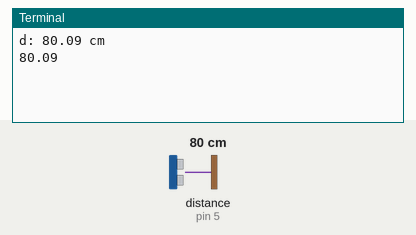
Bench run of a program on a simulated Raspberry Pi (header pin numbers). Shown: the last lines printed to the terminal. Inputs (shaded band) come from the test bench; at power-on: distance to the obstacle (sensor on pin 5) 80 cm. The echo pulse lasts 58.3 µs per cm; web requests get an empty 200 reply after 0.4 s; the clock reads 2024-03-15 10:24:30 at power-on unless the program sets it.

Above: at 1.2 s.
1.3 s: distance to the obstacle (sensor on pin 5) set to 2 cm
At 2.0 s:
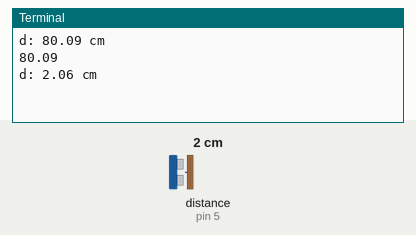
2.8 s: distance to the obstacle (sensor on pin 5) set to 4 cm
At 4.1 s:
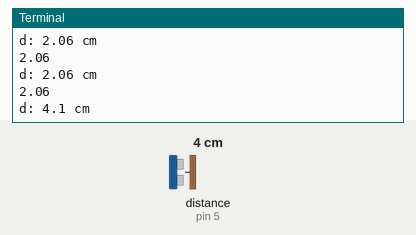
Timing chart, 0 to 5.8 s (numbered marks = the images above; inputs shaded):
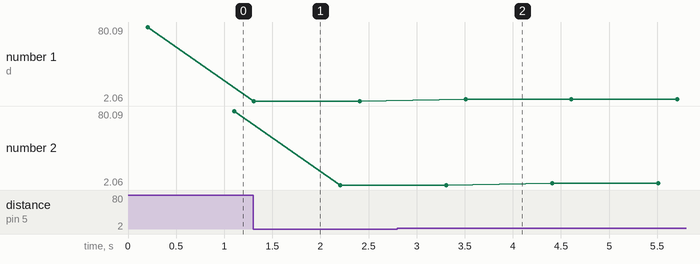

Measured:
- after the input at 1.3 s, the terminal: prints a new line at once (image 1)
- after the input at 2.8 s, the terminal: prints a new line after 0.71 s (image 2)
- plotted number 1: 80.09 → 2.06 after the input at 1.3 s, 2.06 → 4.1 after the input at 2.8 s
- plotted number 2: 80.09 → 2.06 after the input at 1.3 s, 2.06 → 4.1 after the input at 2.8 s

The program:

range_finder_using_ultrasonic_sensor_via_gate_method_.py
```python
import requests
import RPi.GPIO as io
import time
from time import sleep

io.setwarnings(False)

io.setmode(io.BOARD)

TRIG=3
ECHO=5

io.setup(TRIG,io.OUT)
io.setup(ECHO,io.IN)

def ultra():

        io.output(TRIG,False)
        sleep(0.2)

        io.output(TRIG,True)
        sleep(0.00001)

        io.output(TRIG,False)


        while io.input(ECHO)==0:
            pulse_start=time.time()


        while io.input(ECHO)==1:
            pulse_end=time.time()

        t=pulse_end-pulse_start

        d= t * 17150

        d= round(d, 2)

        print "d:",d,"cm"
        sleep(0.5)
        return str(d)


while True:


         value = ultra()
         requests.get("http://class.aarmontech.com/3/?temprature=" + value)
         print value
```
